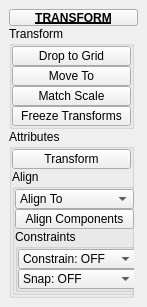
<?xml version="1.0" encoding="UTF-8"?>
<ui version="4.0">
 <class>QtUi</class>
 <widget class="QMainWindow" name="QtUi">
  <property name="enabled">
   <bool>true</bool>
  </property>
  <property name="geometry">
   <rect>
    <x>0</x>
    <y>0</y>
    <width>147</width>
    <height>299</height>
   </rect>
  </property>
  <property name="minimumSize">
   <size>
    <width>0</width>
    <height>0</height>
   </size>
  </property>
  <property name="maximumSize">
   <size>
    <width>999</width>
    <height>999</height>
   </size>
  </property>
  <property name="windowTitle">
   <string>Toolkit</string>
  </property>
  <property name="tabShape">
   <enum>QTabWidget::Triangular</enum>
  </property>
  <property name="dockNestingEnabled">
   <bool>true</bool>
  </property>
  <property name="dockOptions">
   <set>QMainWindow::AllowNestedDocks|QMainWindow::AllowTabbedDocks|QMainWindow::AnimatedDocks|QMainWindow::ForceTabbedDocks</set>
  </property>
  <widget class="QWidget" name="mainWindow">
   <property name="maximumSize">
    <size>
     <width>999</width>
     <height>999</height>
    </size>
   </property>
   <layout class="QVBoxLayout" name="verticalLayout_2">
    <item>
     <layout class="QVBoxLayout" name="verticalLayout">
      <property name="spacing">
       <number>0</number>
      </property>
      <item>
       <widget class="PushButtonDraggable" name="draggable_header">
        <property name="minimumSize">
         <size>
          <width>19</width>
          <height>17</height>
         </size>
        </property>
        <property name="maximumSize">
         <size>
          <width>999</width>
          <height>17</height>
         </size>
        </property>
        <property name="font">
         <font>
          <weight>75</weight>
          <bold>true</bold>
          <underline>true</underline>
         </font>
        </property>
        <property name="text">
         <string>TRANSFORM</string>
        </property>
        <property name="checkable">
         <bool>true</bool>
        </property>
       </widget>
      </item>
      <item>
       <widget class="QGroupBox" name="transform">
        <property name="minimumSize">
         <size>
          <width>125</width>
          <height>0</height>
         </size>
        </property>
        <property name="maximumSize">
         <size>
          <width>125</width>
          <height>999</height>
         </size>
        </property>
        <property name="title">
         <string>Transform</string>
        </property>
        <layout class="QVBoxLayout" name="verticalLayout_3">
         <property name="spacing">
          <number>0</number>
         </property>
         <property name="leftMargin">
          <number>0</number>
         </property>
         <property name="topMargin">
          <number>0</number>
         </property>
         <property name="rightMargin">
          <number>0</number>
         </property>
         <property name="bottomMargin">
          <number>0</number>
         </property>
         <item>
          <widget class="PushButton" name="tb000">
           <property name="enabled">
            <bool>true</bool>
           </property>
           <property name="sizePolicy">
            <sizepolicy hsizetype="Preferred" vsizetype="Fixed">
             <horstretch>0</horstretch>
             <verstretch>0</verstretch>
            </sizepolicy>
           </property>
           <property name="minimumSize">
            <size>
             <width>0</width>
             <height>20</height>
            </size>
           </property>
           <property name="maximumSize">
            <size>
             <width>999</width>
             <height>20</height>
            </size>
           </property>
           <property name="toolTip">
            <string>Move selected object to grid.</string>
           </property>
           <property name="layoutDirection">
            <enum>Qt::LeftToRight</enum>
           </property>
           <property name="text">
            <string>Drop to Grid</string>
           </property>
          </widget>
         </item>
         <item>
          <widget class="QPushButton" name="b005">
           <property name="enabled">
            <bool>true</bool>
           </property>
           <property name="sizePolicy">
            <sizepolicy hsizetype="Preferred" vsizetype="Fixed">
             <horstretch>0</horstretch>
             <verstretch>0</verstretch>
            </sizepolicy>
           </property>
           <property name="minimumSize">
            <size>
             <width>0</width>
             <height>20</height>
            </size>
           </property>
           <property name="maximumSize">
            <size>
             <width>999</width>
             <height>20</height>
            </size>
           </property>
           <property name="toolTip">
            <string>Move selected object(s) to last selected.</string>
           </property>
           <property name="text">
            <string>Move To</string>
           </property>
           <property name="iconSize">
            <size>
             <width>18</width>
             <height>18</height>
            </size>
           </property>
           <property name="autoDefault">
            <bool>false</bool>
           </property>
           <property name="default">
            <bool>false</bool>
           </property>
           <property name="flat">
            <bool>false</bool>
           </property>
          </widget>
         </item>
         <item>
          <widget class="QPushButton" name="b001">
           <property name="enabled">
            <bool>true</bool>
           </property>
           <property name="sizePolicy">
            <sizepolicy hsizetype="Preferred" vsizetype="Fixed">
             <horstretch>0</horstretch>
             <verstretch>0</verstretch>
            </sizepolicy>
           </property>
           <property name="minimumSize">
            <size>
             <width>0</width>
             <height>20</height>
            </size>
           </property>
           <property name="maximumSize">
            <size>
             <width>999</width>
             <height>20</height>
            </size>
           </property>
           <property name="toolTip">
            <string>&lt;html&gt;&lt;head/&gt;&lt;body&gt;&lt;p&gt;Match the first selected object to the combined bounding box scale of any additional selected objects.&lt;/p&gt;&lt;/body&gt;&lt;/html&gt;</string>
           </property>
           <property name="text">
            <string>Match Scale</string>
           </property>
           <property name="iconSize">
            <size>
             <width>18</width>
             <height>18</height>
            </size>
           </property>
           <property name="autoDefault">
            <bool>false</bool>
           </property>
           <property name="default">
            <bool>false</bool>
           </property>
           <property name="flat">
            <bool>false</bool>
           </property>
          </widget>
         </item>
         <item>
          <widget class="PushButton" name="tb002">
           <property name="enabled">
            <bool>true</bool>
           </property>
           <property name="sizePolicy">
            <sizepolicy hsizetype="Preferred" vsizetype="Fixed">
             <horstretch>0</horstretch>
             <verstretch>0</verstretch>
            </sizepolicy>
           </property>
           <property name="minimumSize">
            <size>
             <width>0</width>
             <height>20</height>
            </size>
           </property>
           <property name="maximumSize">
            <size>
             <width>999</width>
             <height>20</height>
            </size>
           </property>
           <property name="toolTip">
            <string>Freeze transformations on any selected objects</string>
           </property>
           <property name="text">
            <string>Freeze Transforms</string>
           </property>
           <property name="iconSize">
            <size>
             <width>18</width>
             <height>18</height>
            </size>
           </property>
           <property name="autoDefault">
            <bool>false</bool>
           </property>
           <property name="default">
            <bool>false</bool>
           </property>
           <property name="flat">
            <bool>false</bool>
           </property>
          </widget>
         </item>
        </layout>
       </widget>
      </item>
      <item>
       <widget class="QGroupBox" name="Attributes">
        <property name="minimumSize">
         <size>
          <width>125</width>
          <height>0</height>
         </size>
        </property>
        <property name="maximumSize">
         <size>
          <width>125</width>
          <height>999</height>
         </size>
        </property>
        <property name="title">
         <string>Attributes</string>
        </property>
        <layout class="QVBoxLayout" name="verticalLayout_7">
         <property name="spacing">
          <number>0</number>
         </property>
         <property name="leftMargin">
          <number>0</number>
         </property>
         <property name="topMargin">
          <number>0</number>
         </property>
         <property name="rightMargin">
          <number>0</number>
         </property>
         <property name="bottomMargin">
          <number>0</number>
         </property>
         <item>
          <widget class="QPushButton" name="b000">
           <property name="minimumSize">
            <size>
             <width>0</width>
             <height>20</height>
            </size>
           </property>
           <property name="maximumSize">
            <size>
             <width>999</width>
             <height>20</height>
            </size>
           </property>
           <property name="palette">
            <palette>
             <active>
              <colorrole role="Highlight">
               <brush brushstyle="SolidPattern">
                <color alpha="255">
                 <red>80</red>
                 <green>138</green>
                 <blue>255</blue>
                </color>
               </brush>
              </colorrole>
             </active>
             <inactive>
              <colorrole role="Highlight">
               <brush brushstyle="SolidPattern">
                <color alpha="255">
                 <red>80</red>
                 <green>138</green>
                 <blue>255</blue>
                </color>
               </brush>
              </colorrole>
             </inactive>
             <disabled>
              <colorrole role="Highlight">
               <brush brushstyle="SolidPattern">
                <color alpha="255">
                 <red>51</red>
                 <green>153</green>
                 <blue>255</blue>
                </color>
               </brush>
              </colorrole>
             </disabled>
            </palette>
           </property>
           <property name="toolTip">
            <string>&lt;html&gt;&lt;head/&gt;&lt;body&gt;&lt;p&gt;List transform attributes for the currently selected object.&lt;/p&gt;&lt;/body&gt;&lt;/html&gt;</string>
           </property>
           <property name="text">
            <string>Transform</string>
           </property>
           <property name="autoDefault">
            <bool>true</bool>
           </property>
           <property name="default">
            <bool>false</bool>
           </property>
           <property name="flat">
            <bool>false</bool>
           </property>
           <property name="bnabled" stdset="0">
            <bool>true</bool>
           </property>
          </widget>
         </item>
         <item>
          <widget class="QGroupBox" name="align">
           <property name="enabled">
            <bool>true</bool>
           </property>
           <property name="minimumSize">
            <size>
             <width>125</width>
             <height>0</height>
            </size>
           </property>
           <property name="maximumSize">
            <size>
             <width>125</width>
             <height>999</height>
            </size>
           </property>
           <property name="title">
            <string>Align</string>
           </property>
           <layout class="QVBoxLayout" name="verticalLayout_4">
            <property name="spacing">
             <number>0</number>
            </property>
            <property name="leftMargin">
             <number>0</number>
            </property>
            <property name="topMargin">
             <number>0</number>
            </property>
            <property name="rightMargin">
             <number>0</number>
            </property>
            <property name="bottomMargin">
             <number>0</number>
            </property>
            <item>
             <widget class="ComboBox" name="cmb002">
              <property name="minimumSize">
               <size>
                <width>0</width>
                <height>20</height>
               </size>
              </property>
              <property name="maximumSize">
               <size>
                <width>999</width>
                <height>20</height>
               </size>
              </property>
              <property name="toolTip">
               <string>Align to objects.</string>
              </property>
              <property name="editable">
               <bool>false</bool>
              </property>
              <property name="sizeAdjustPolicy">
               <enum>QComboBox::AdjustToContents</enum>
              </property>
              <item>
               <property name="text">
                <string>Align To</string>
               </property>
              </item>
             </widget>
            </item>
            <item>
             <widget class="PushButton" name="tb001">
              <property name="enabled">
               <bool>true</bool>
              </property>
              <property name="sizePolicy">
               <sizepolicy hsizetype="Preferred" vsizetype="Fixed">
                <horstretch>0</horstretch>
                <verstretch>0</verstretch>
               </sizepolicy>
              </property>
              <property name="minimumSize">
               <size>
                <width>0</width>
                <height>20</height>
               </size>
              </property>
              <property name="maximumSize">
               <size>
                <width>999</width>
                <height>20</height>
               </size>
              </property>
              <property name="toolTip">
               <string>Align selected vertices/edges along the specified axes.</string>
              </property>
              <property name="text">
               <string>Align Components</string>
              </property>
              <property name="iconSize">
               <size>
                <width>18</width>
                <height>18</height>
               </size>
              </property>
             </widget>
            </item>
            <item>
             <widget class="QGroupBox" name="Constaints">
              <property name="minimumSize">
               <size>
                <width>125</width>
                <height>0</height>
               </size>
              </property>
              <property name="maximumSize">
               <size>
                <width>125</width>
                <height>999</height>
               </size>
              </property>
              <property name="title">
               <string>Constraints</string>
              </property>
              <layout class="QVBoxLayout" name="verticalLayout_5">
               <property name="spacing">
                <number>0</number>
               </property>
               <property name="leftMargin">
                <number>0</number>
               </property>
               <property name="topMargin">
                <number>0</number>
               </property>
               <property name="rightMargin">
                <number>0</number>
               </property>
               <property name="bottomMargin">
                <number>0</number>
               </property>
               <item>
                <widget class="ComboBox" name="cmb001">
                 <property name="minimumSize">
                  <size>
                   <width>0</width>
                   <height>20</height>
                  </size>
                 </property>
                 <property name="maximumSize">
                  <size>
                   <width>999</width>
                   <height>20</height>
                  </size>
                 </property>
                 <property name="toolTip">
                  <string>Transform constraints.</string>
                 </property>
                 <property name="editable">
                  <bool>false</bool>
                 </property>
                 <property name="sizeAdjustPolicy">
                  <enum>QComboBox::AdjustToContents</enum>
                 </property>
                 <item>
                  <property name="text">
                   <string>Constrain: OFF</string>
                  </property>
                 </item>
                </widget>
               </item>
               <item>
                <widget class="ComboBox" name="cmb003">
                 <property name="minimumSize">
                  <size>
                   <width>0</width>
                   <height>20</height>
                  </size>
                 </property>
                 <property name="maximumSize">
                  <size>
                   <width>999</width>
                   <height>20</height>
                  </size>
                 </property>
                 <property name="toolTip">
                  <string>Transform tool snap settings.</string>
                 </property>
                 <property name="editable">
                  <bool>false</bool>
                 </property>
                 <property name="sizeAdjustPolicy">
                  <enum>QComboBox::AdjustToContents</enum>
                 </property>
                 <item>
                  <property name="text">
                   <string>Snap: OFF</string>
                  </property>
                 </item>
                </widget>
               </item>
              </layout>
             </widget>
            </item>
           </layout>
          </widget>
         </item>
        </layout>
       </widget>
      </item>
      <item>
       <spacer name="verticalSpacer">
        <property name="orientation">
         <enum>Qt::Vertical</enum>
        </property>
        <property name="sizeHint" stdset="0">
         <size>
          <width>20</width>
          <height>40</height>
         </size>
        </property>
       </spacer>
      </item>
     </layout>
    </item>
   </layout>
  </widget>
 </widget>
 <customwidgets>
  <customwidget>
   <class>PushButton</class>
   <extends>QPushButton</extends>
   <header>widgets.pushbutton.h</header>
  </customwidget>
  <customwidget>
   <class>PushButtonDraggable</class>
   <extends>QPushButton</extends>
   <header>widgets.pushbuttondraggable.h</header>
  </customwidget>
  <customwidget>
   <class>ComboBox</class>
   <extends>QComboBox</extends>
   <header>widgets.combobox.h</header>
  </customwidget>
 </customwidgets>
 <resources/>
 <connections/>
 <designerdata>
  <property name="gridDeltaX">
   <number>5</number>
  </property>
  <property name="gridDeltaY">
   <number>5</number>
  </property>
  <property name="gridSnapX">
   <bool>true</bool>
  </property>
  <property name="gridSnapY">
   <bool>true</bool>
  </property>
  <property name="gridVisible">
   <bool>true</bool>
  </property>
 </designerdata>
</ui>
